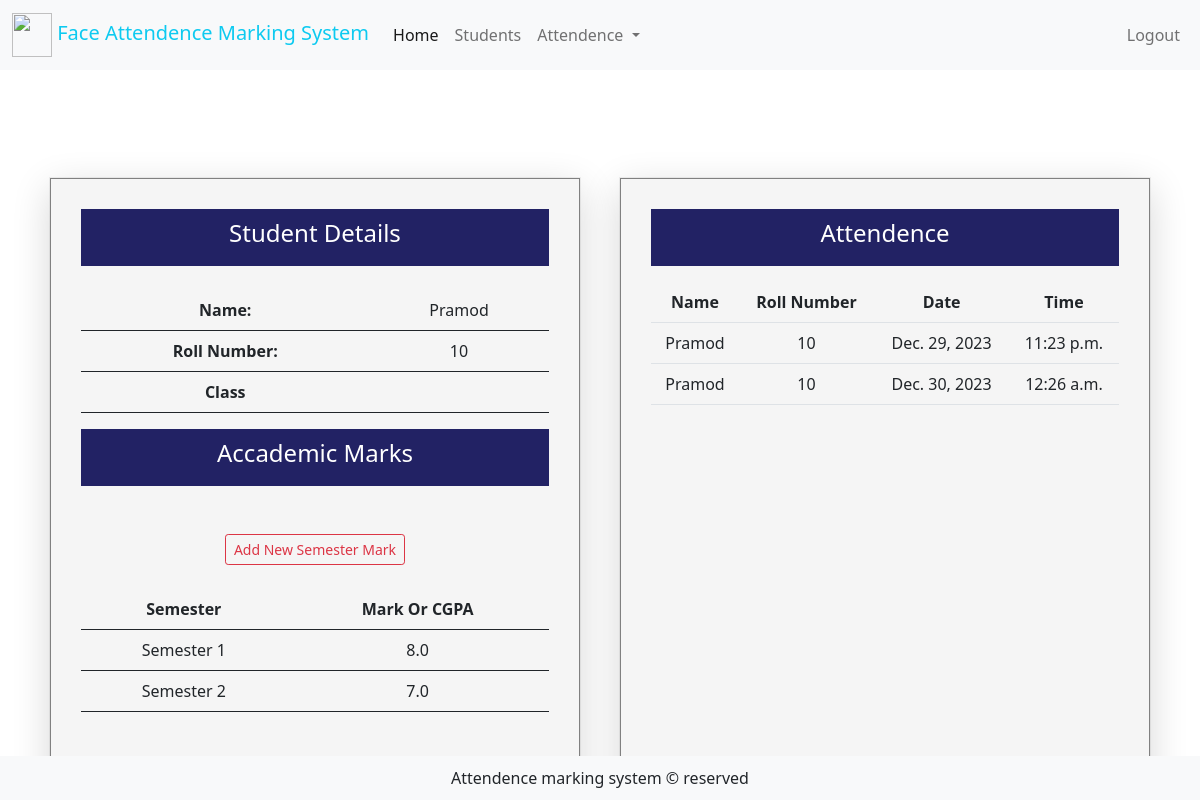
The page /StudentSingle/1 on the database its author committed.
### Home/models.py (models this page shows)
class Student(models.Model):
    student_name = models.CharField(max_length=255)
    roll = models.IntegerField()
    class_name = models.CharField(max_length = 255,null= True, blank = True)

class SemMark(models.Model):
    student = models.ForeignKey(Student,on_delete = models.CASCADE)
    semester = models.CharField(max_length=255)
    mark = models.FloatField()
    status = models.BooleanField(default = True)

class Attendence(models.Model):
    student  = models.ForeignKey(Student,on_delete=models.CASCADE)
    date = models.DateField(auto_now_add=True)
    time = models.TimeField(auto_now_add=True)

### Home/views.py (the view)
# urls.py: path("StudentSingle/<int:pk>",views.StudentSingle,name="StudentSingle"),
def StudentSingle(request,pk):
    stu = Student.objects.get(id=pk)
    try:
        att = Attendence.objects.filter(student = stu)
    except:
        pass
    try:
        mark = SemMark.objects.filter(student = stu)
    except:
        pass
    if request.method == "POST":
        sem = request.POST["sem"]
        mark = request.POST["mark"]
        semmark = SemMark.objects.create(student = stu, semester = sem,mark =mark)
        semmark.save()
        return redirect("StudentSingle",pk)
    context = {
        "stu":stu,
        "att":att,
    }
    try:
        context["mark"] = mark
    except:
        pass
    return render(request,"studentsingle.html",context)

### templates/studentsingle.html (shortened to what this page needs)
<!DOCTYPE html>
<html lang="en">
<head>
    <link href="https://cdn.jsdelivr.net/npm/bootstrap@5.0.2/dist/css/bootstrap.min.css" rel="stylesheet">
</head>
<body>
    <nav class="navbar navbar-expand-lg navbar-light bg-light">
        <div class="container-fluid">
          <a class="navbar-brand" href="{%url 'Index' %}"> <img src="https://www.shareicon.net/data/512x512/2015/09/29/648557_select_512x512.png" alt="" width="40" height="44">
            <span class="h5 text-info"> Face Attendence Marking System</span></a>
          <div class="collapse navbar-collapse" id="navbarSupportedContent">
            <ul class="navbar-nav me-auto mb-2 mb-lg-0">
              <li class="nav-item">
                <a class="nav-link active" aria-current="page" href="{%url 'Index' %}">Home</a>
              </li>
              <li class="nav-item">
                <a class="nav-link" href="{%url 'Allstudents' %}">Students</a>
              </li>
              <li class="nav-item dropdown">
                <a class="nav-link dropdown-toggle" href="" id="navbarDropdown" role="button" data-bs-toggle="dropdown" aria-expanded="false">
                  Attendence
                </a>
              </li>
            </ul>
            <form class="d-flex">
              <ul class="navbar-nav me-auto mb-2 mb-lg-0">
                <li class="nav-item"><a href="{%url 'SignOut' %}" class="nav-link">Logout</a></li>
              </ul>
            </form>
          </div>
        </div>
      </nav>
      <div class="container mt-2">
        <div class="row">
            <div class="col-md-6">
                <div class="content">
                    <div class="headder">
                        <h4>Student Details</h4>
                    </div>
                    <div class="buttons mt-4">
                        <table class="table table-stripped border-0">
                            <tr>
                                <th>Name:</th>
                                <td>{{stu.student_name}}</td>
                            </tr>
                            <tr>
                                <th>Roll Number:</th>
                                <td>{{stu.roll}}</td>
                            </tr>
                            <tr>
                                <th>Class</th>
                                <td>{{stu.class}}</td>
                            </tr>
                        </table>
                    </div>
                    <div class="headder">
                        <h4>Accademic Marks</h4>
                    </div>
                    <br><br>
                    <button class="btn btn-outline-danger btn-sm" data-bs-toggle="modal" data-bs-target="#exampleModal">Add New Semester Mark</button>
                    <div class="buttons mt-4">
                        <table class="table table-stripped border-0">
                            <tr>
                                <th>Semester</th>
                                <th>Mark Or CGPA</th>
                            </tr>
                            {% for j in mark%}
                            <tr>
                                <td>{{j.semester}}</td>
                                <td>{{j.mark}}</td>
                            </tr>
                            {% endfor %}
                        </table>
                    </div>
                </div>
            </div>
            <div class="col-md-6">
                <div class="content">
                    <div class="headder">
                        <h4>Attendence</h4>
                    </div>
                    <table class="table table-muted table-stripped mt-3">
                        <tr>
                            <th>Name</th>
                            <th>Roll Number</th>
                            <th>Date</th>
                            <th>Time</th>
                        </tr>
                        {% for i in att %}
                        <tr>
                            <td>{{i.student.student_name}}</td>
                            <td>{{i.student.roll}}</td>
                            <td>{{i.date}}</td>
                            <td>{{i.time}}</td>
                        </tr>
                        {% endfor %}
                    </table>
                </div>
            </div>
        </div>
      </div>
      <footer>
        <div class="footer bg-light">
            Attendence marking system &copy; reserved
        </div>
      </footer>
</body>
</html>

### templates/studentsingle.html (style rules this page uses)
body { background-image: url(https://www.imageshine.in/uploads/gallery/White-elegant-texture-background-style.jpg); background-repeat: no-repeat; background-position: fixed; background-size: cover; }
.content { width:97%; height: 90%; margin: auto; margin-top: 100px; border: .3px solid gray; padding-top: 0; padding: 30px; box-sizing: border-box; text-align: center; background-color: whitesmoke; box-shadow: rgba(0, 0, 0, 0.16) 0px 10px 36px 0px, rgba(0, 0, 0, 0.06) 0px 0px 0px 1px; }
.footer { position: fixed; bottom: 0; width: 100%; padding: 10px; text-align: center; }
.headder { background-color: rgb(34, 34, 100); color: white; padding: 10px; }

### rows shown on the page
Student: student_name "Pramod", roll "10"
SemMark: semester "Semester 1", mark "8.0"
SemMark: semester "Semester 2", mark "7.0"
Attendence: student.student_name "Pramod", student.roll "10", date "Dec. 29, 2023", time "11:23 p.m."
Attendence: student.student_name "Pramod", student.roll "10", date "Dec. 30, 2023", time "12:26 a.m."
